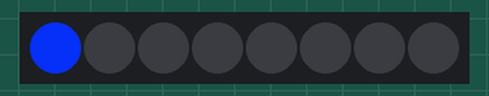
Recording of a sketch running on a simulated ESP8266 (NodeMCU). Parts: 8 RGB LEDs in strip order, left to right. Dim RGB values are drawn brighter than linear; random numbers use the default seed unless the sketch sets one.

Above: at 0.1 s.
At 4.1 s:
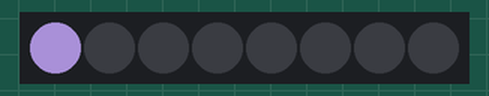
At 9.6 s:
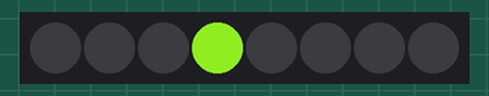
At 19.6 s:
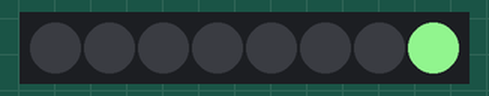
At 29.1 s:
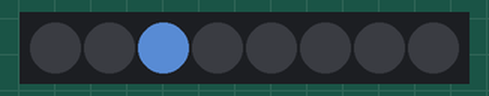
At 39.1 s:
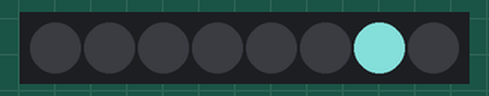
Timing chart, 0 to 40.0 s (numbered marks = the images above):
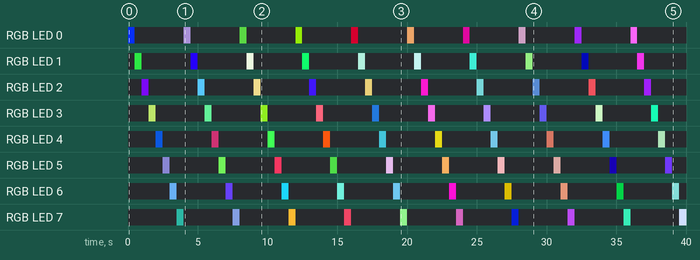

The sketch:

ws2812.ino
```cpp
#include <Adafruit_NeoPixel.h>
#ifdef __AVR__
 #include <avr/power.h> // Required for 16 MHz Adafruit Trinket
#endif

#define PIN        D1 // On Trinket or Gemma, suggest changing this to 1

#define NUMPIXELS 8 // Popular NeoPixel ring size

Adafruit_NeoPixel pixels(NUMPIXELS, PIN, NEO_GRB + NEO_KHZ800);

#define DELAYVAL 500 // Time (in milliseconds) to pause between pixels

void setup() {
#if defined(__AVR_ATtiny85__) && (F_CPU == 16000000)
  clock_prescale_set(clock_div_1);
#endif
  // END of Trinket-specific code.

  pixels.begin(); // INITIALIZE NeoPixel strip object (REQUIRED)
}

int get_rand(){
  return rand()%255;
}

void loop() {
  //pixels.clear(); // Set all pixel colors to 'off'

  for(int i=0; i<NUMPIXELS; i++) { // For each pixel...
    pixels.clear();
    pixels.setPixelColor(i, pixels.Color(get_rand(), get_rand(), get_rand()));

    pixels.show();   // Send the updated pixel colors to the hardware.

    delay(DELAYVAL); // Pause before next pass through loop
  }
}
```

Measured:
- by itself, RGB LED 4: off → RGB(8, 62, 158) at 2.0 s, → off 0.50 s later, → RGB(115, 28, 64) 3.5 s later, → off 0.50 s later, … (20 changes in this stretch)
- by itself, RGB LED 1: off → RGB(35, 185, 54) at 0.50 s, → off 0.50 s later, → RGB(36, 0, 243) 3.5 s later, → off 0.50 s later, … (20 changes in this stretch)
- what the display in image 1 shows lasts 0.5 s, from 4.0 s to 4.5 s
